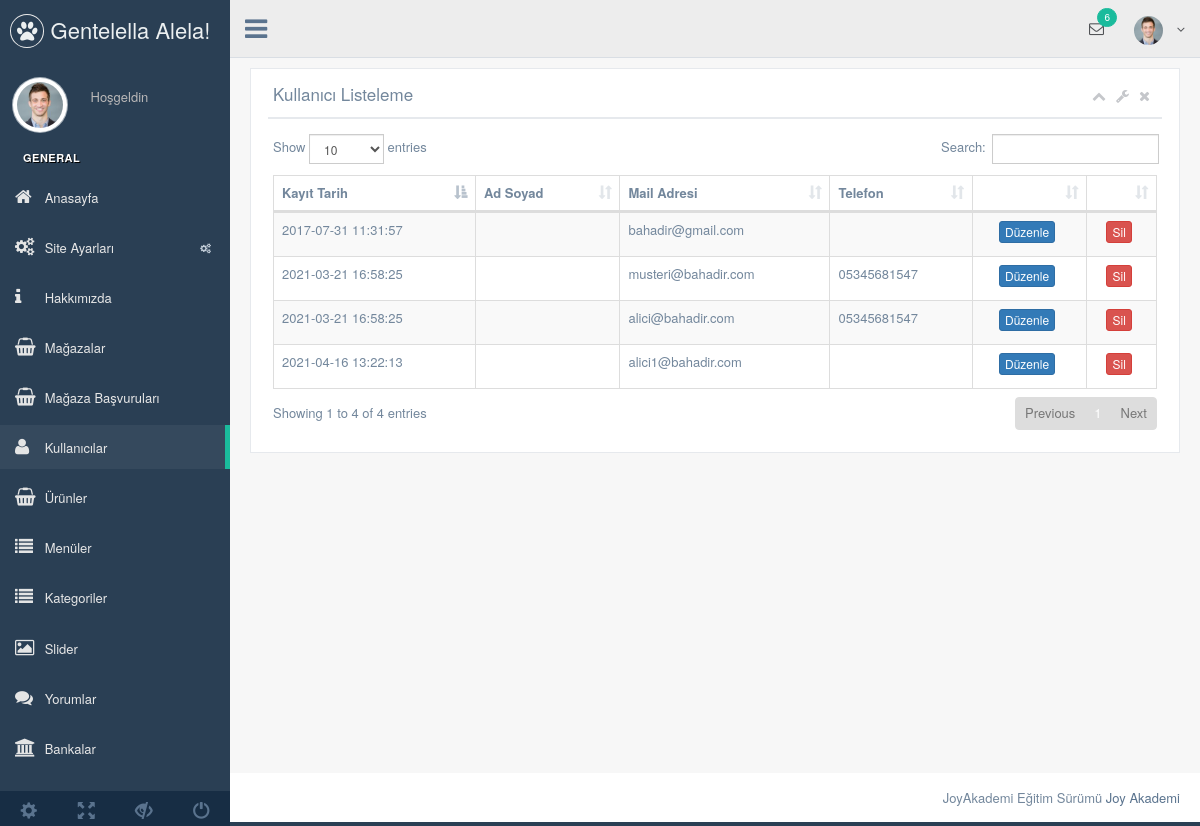
Screenshot of /nedmin/production/kullanici.php (signed in) with the database file from the repository.
### tables this page shows
CREATE TABLE `kullanici` (
  `kullanici_id` int(11) NOT NULL,
  `subMerchantKey` varchar(500) NOT NULL,
  `kullanici_magaza` enum('0','1','2') NOT NULL DEFAULT '0',
  `kullanici_magazafoto` varchar(500) NOT NULL DEFAULT 'dimg/magaza-fotoyok.png',
  `kullanici_zaman` datetime NOT NULL DEFAULT CURRENT_TIMESTAMP,
  `kullanici_sonzaman` datetime NOT NULL,
  `kullanici_resim` varchar(250) NOT NULL,
  `kullanici_tc` varchar(50) NOT NULL,
  `kullanici_banka` varchar(100) NOT NULL,
  `kullanici_iban` varchar(50) DEFAULT NULL,
  `kullanici_ad` varchar(50) NOT NULL,
  `kullanici_soyad` varchar(50) NOT NULL,
  `kullanici_mail` varchar(100) NOT NULL,
  `kullanici_gsm` varchar(50) NOT NULL,
  `kullanici_password` varchar(50) NOT NULL,
  `kullanici_adres` varchar(250) NOT NULL,
  `kullanici_il` varchar(100) NOT NULL,
  `kullanici_ilce` varchar(100) NOT NULL,
  `kullanici_unvan` varchar(100) NOT NULL,
  `kullanici_tip` enum('PERSONAL','PRIVATE_COMPANY','LIMITED_OR_JOINT_STOCK_COMPANY','') DEFAULT 'PERSONAL',
  `kullanici_vdaire` varchar(50) NOT NULL,
  `kullanici_vno` varchar(50) NOT NULL,
  `kullanici_yetki` varchar(50) NOT NULL,
  `kullanici_durum` int(1) NOT NULL DEFAULT '1'
);

### nedmin/production/kullanici.php (the view, shortened to what this page needs)
<?php
include 'header.php';
if (isset($db)) {
    $kullanicisor=$db->prepare("SELECT * FROM kullanici");
}
$kullanicisor->execute();
?>
<div class="right_col" role="main">
  <div class="">
    <div class="row">
      <div class="col-md-12 col-sm-12 col-xs-12">
        <div class="x_panel">
          <div class="x_title">
            <h2>Kullanıcı Listeleme </h2>
            <ul class="nav navbar-right panel_toolbox">
              <li><a class="collapse-link"><i class="fa fa-chevron-up"></i></a>
              </li>
              <li class="dropdown">
                <a href="#" class="dropdown-toggle" data-toggle="dropdown" role="button" aria-expanded="false"><i class="fa fa-wrench"></i></a>
              </li>
              <li><a class="close-link"><i class="fa fa-close"></i></a>
              </li>
            </ul>
            <div class="clearfix"></div>
          </div>
          <div class="x_content">
            <table id="datatable-responsive" class="table table-striped table-bordered dt-responsive nowrap" cellspacing="0" width="100%">
              <thead>
                <tr>
                  <th>Kayıt Tarih</th>
                  <th>Ad Soyad</th>
                  <th>Mail Adresi</th>
                  <th>Telefon</th>
                  <th></th>
                  <th></th>
                </tr>
              </thead>
              <tbody>
                <?php
                while($kullanicicek=$kullanicisor->fetch(PDO::FETCH_ASSOC)) {?>
                <tr>
                  <td><?php echo $kullanicicek['kullanici_zaman'] ?></td>
                  <td><?php echo $kullanicicek['kullanici_adsoyad'] ?></td>
                  <td><?php echo $kullanicicek['kullanici_mail'] ?></td>
                  <td><?php echo $kullanicicek['kullanici_gsm'] ?></td>
                  <td><center><a href="kullanici-duzenle.php?kullanici_id=<?php echo $kullanicicek['kullanici_id']; ?>"><button class="btn btn-primary btn-xs">Düzenle</button></a></center></td>
                  <td><center><a href="../netting/islem.php?kullanici_id=<?php echo $kullanicicek['kullanici_id']; ?>&kullanicisil=ok"><button class="btn btn-danger btn-xs">Sil</button></a></center></td>
                </tr>
                <?php  }
                ?>
              </tbody>
            </table>
          </div>
        </div>
      </div>
    </div>
  </div>
</div>
<?php include 'footer.php'; ?>

### rows the page displays
kullanici: kullanici_zaman "2017-07-31 11:31:57", kullanici_mail "bahadir@gmail.com"
kullanici: kullanici_zaman "2021-03-21 16:58:25", kullanici_mail "musteri@bahadir.com", kullanici_gsm "05345681547"
kullanici: kullanici_zaman "2021-03-21 16:58:25", kullanici_mail "alici@bahadir.com", kullanici_gsm "05345681547"
kullanici: kullanici_zaman "2021-04-16 13:22:13", kullanici_mail "alici1@bahadir.com"
